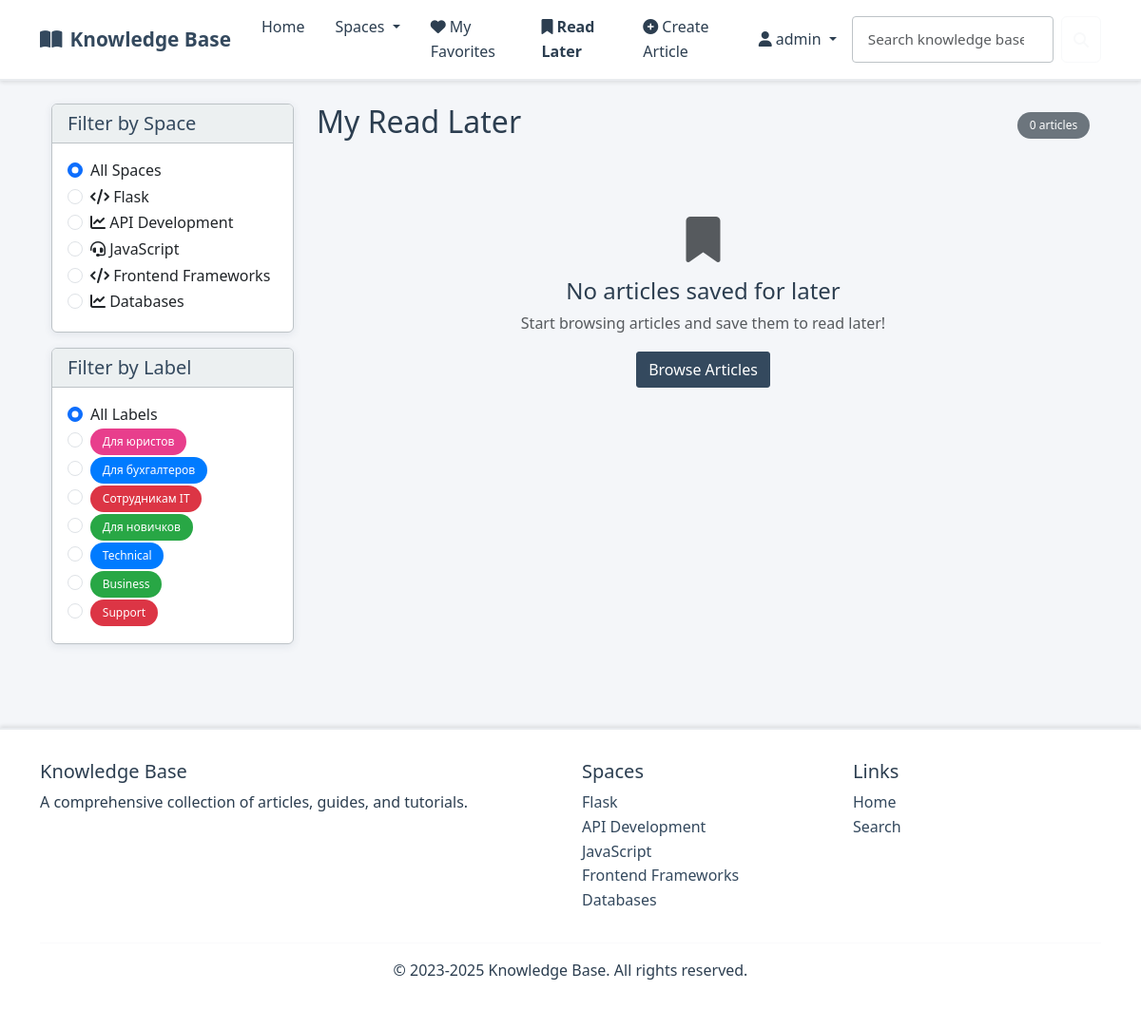
Before: /my-read-later/ (signed in) with the older database file.
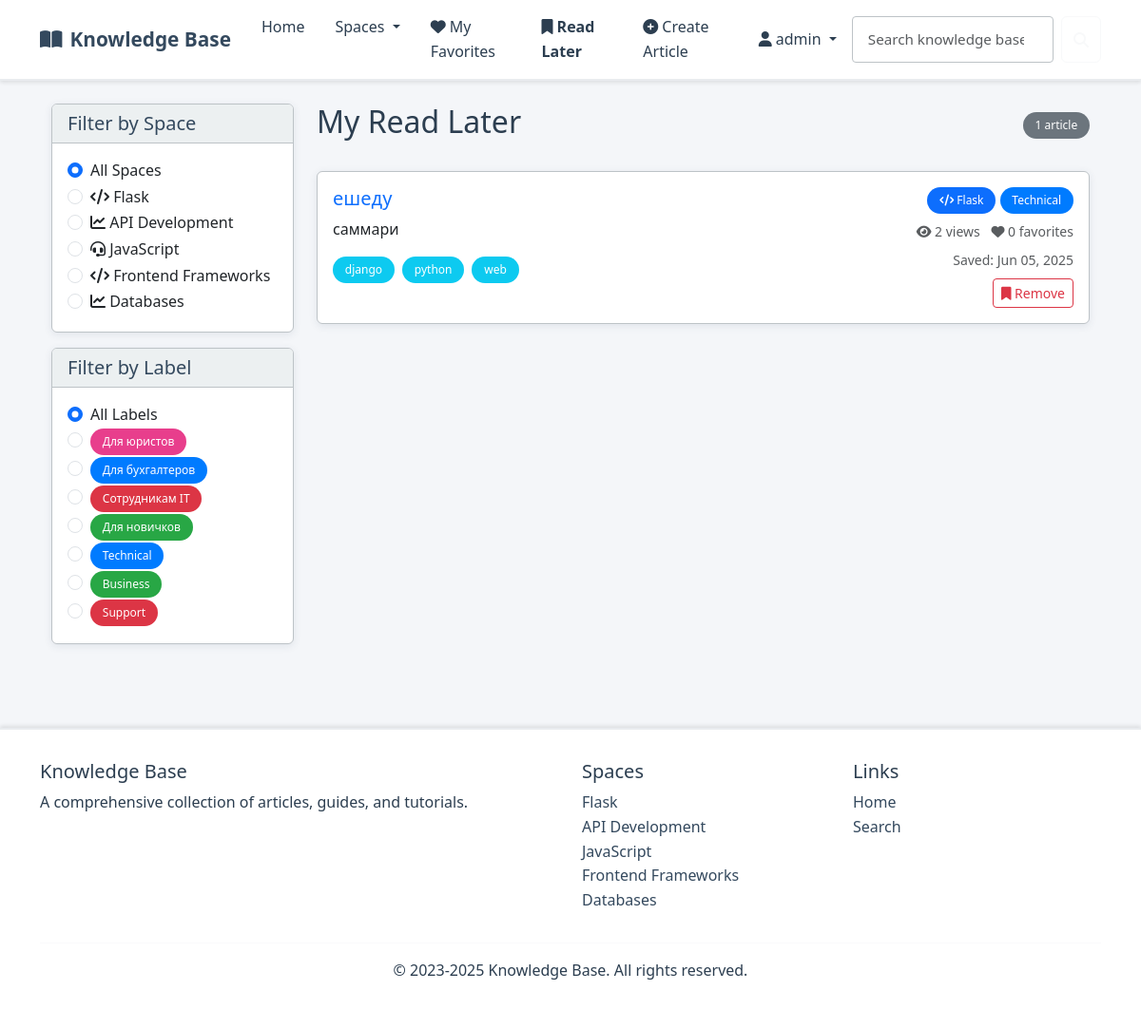
After: the same page with the newer database file.
### kb/models.py (models this page shows, shortened)
class Space(models.Model):
    ICON_CHOICES = [
        ('fas fa-folder', 'Folder'),
        ('fas fa-book', 'Book'),
        ('fas fa-lightbulb', 'Lightbulb'),
        ('fas fa-cog', 'Settings'),
        ('fas fa-rocket', 'Rocket'),
        ('fas fa-star', 'Star'),
        ('fas fa-heart', 'Heart'),
        ('fas fa-trophy', 'Trophy'),
        ('fas fa-graduation-cap', 'Education'),
        ('fas fa-code', 'Code'),
        ('fas fa-database', 'Database'),
        ('fas fa-shield-alt', 'Security'),
        ('fas fa-users', 'Team'),
        ('fas fa-chart-line', 'Analytics'),
        ('fas fa-puzzle-piece', 'Puzzle'),
        ('fas fa-tools', 'Tools'),
        ('fas fa-globe', 'Global'),
        ('fas fa-mobile-alt', 'Mobile'),
        ('fas fa-cloud', 'Cloud'),
        ('fas fa-fire', 'Fire'),
    ]
    name = models.CharField(max_length=100)
    description = models.TextField()
    label = models.ForeignKey(Label, on_delete=models.SET_NULL, null=True, blank=True, related_name='spaces')
    icon = models.CharField(max_length=50, choices=ICON_CHOICES, default='fas fa-folder')
    class Meta:
        verbose_name_plural = "Spaces"

class Label(models.Model):
    COLOR_CHOICES = [
        ('#007bff', 'Blue'),
        ('#28a745', 'Green'),
        ('#dc3545', 'Red'),
        ('#ffc107', 'Yellow'),
        ('#6f42c1', 'Purple'),
        ('#fd7e14', 'Orange'),
        ('#20c997', 'Teal'),
        ('#e83e8c', 'Pink'),
        ('#6c757d', 'Gray'),
        ('#17a2b8', 'Cyan'),
    ]
    name = models.CharField(max_length=50)
    color = models.CharField(max_length=7, choices=COLOR_CHOICES, default='#007bff')
    class Meta:
        verbose_name_plural = "Labels"

class ReadLater(models.Model):
    article = models.ForeignKey(Article, on_delete=models.CASCADE, related_name='read_later')
    user = models.ForeignKey(User, on_delete=models.CASCADE, related_name='read_later_articles')
    created_at = models.DateTimeField(auto_now_add=True)
    class Meta:
        unique_together = ('article', 'user')
        ordering = ['-created_at']
        indexes = [
            models.Index(fields=['user', '-created_at']),
            models.Index(fields=['article', 'user']),
        ]

class Article(models.Model):
    STATUS_CHOICES = [
        ('draft', 'Draft'),
        ('live', 'Live'),
        ('archive', 'Archive'),
    ]
    title = models.CharField(max_length=200)
    summary = models.TextField()
    space = models.ForeignKey(Space, on_delete=models.CASCADE, related_name='articles')
    author = models.ForeignKey(User, on_delete=models.CASCADE, related_name='articles', null=True, blank=True)
    status = models.CharField(max_length=10, choices=STATUS_CHOICES, default='draft')
    tags = models.JSONField(default=list)
    created_at = models.DateField(default=timezone.now)
    updated_at = models.DateField(default=timezone.now)
    def get_favorites_count(self):
        return self.favorites.count()
    def get_view_count(self):
        return self.views.count()

### kb/views.py (the view)
# urls.py: path('my-read-later/', views.my_read_later, name='my_read_later'),
@login_required
def my_read_later(request):
    read_later_articles = ReadLater.objects.filter(user=request.user).select_related('article__space').order_by('-created_at')
    spaces = Space.objects.all()
    labels = Label.objects.all()
    context = {
        'read_later_articles': read_later_articles,
        'spaces': spaces,
        'labels': labels,
    }
    return render(request, 'my_read_later.html', context)

### templates/my_read_later.html (shortened to what this page needs)
{% extends 'layout.html' %}
{% block content %}
<div class="container">
    <div class="row">
        <div class="col-md-3">
            <div class="card">
                <div class="card-header">
                    <h5 class="mb-0">Filter by Space</h5>
                </div>
                <div class="card-body">
                    <div class="form-check">
                        <input class="form-check-input" type="radio" name="spaceFilter" id="all-spaces" value="" checked>
                        <label class="form-check-label" for="all-spaces">
                            All Spaces
                        </label>
                    </div>
                    {% for space in spaces %}
                    <div class="form-check">
                        <input class="form-check-input" type="radio" name="spaceFilter" id="space-{{ space.id }}" value="{{ space.id }}">
                        <label class="form-check-label" for="space-{{ space.id }}">
                            <i class="{{ space.icon }}"></i> {{ space.name }}
                        </label>
                    </div>
                    {% endfor %}
                </div>
            </div>
            <div class="card mt-3">
                <div class="card-header">
                    <h5 class="mb-0">Filter by Label</h5>
                </div>
                <div class="card-body">
                    <div class="form-check">
                        <input class="form-check-input" type="radio" name="labelFilter" id="all-labels" value="" checked>
                        <label class="form-check-label" for="all-labels">
                            All Labels
                        </label>
                    </div>
                    {% for label in labels %}
                    <div class="form-check">
                        <input class="form-check-input" type="radio" name="labelFilter" id="label-{{ label.id }}" value="{{ label.id }}">
                        <label class="form-check-label" for="label-{{ label.id }}">
                            <span class="badge" style="background-color: {{ label.color }};">{{ label.name }}</span>
                        </label>
                    </div>
                    {% endfor %}
                </div>
            </div>
        </div>
        <div class="col-md-9">
            <div class="d-flex justify-content-between align-items-center mb-4">
                <h2>My Read Later</h2>
                <span class="badge bg-secondary">{{ read_later_articles|length }} article{{ read_later_articles|length|pluralize }}</span>
            </div>
            {% if read_later_articles %}
                <div class="row" id="articles-container">
                    {% for read_later in read_later_articles %}
                        <div class="col-12 mb-3 article-item"
                             data-space-id="{{ read_later.article.space.id }}"
                             data-label-id="{% if read_later.article.space.label %}{{ read_later.article.space.label.id }}{% endif %}">
                            <div class="card">
                                <div class="card-body">
                                    <div class="row">
                                        <div class="col-md-8">
                                            <h5 class="card-title">
                                                <a href="{% url 'article_detail' read_later.article.id %}" class="text-decoration-none">
                                                    {{ read_later.article.title }}
                                                </a>
                                            </h5>
                                            <p class="card-text">{{ read_later.article.summary|truncatewords:30 }}</p>
                                            <div class="mb-2">
                                                {% for tag in read_later.article.tags %}
                                                    <span class="badge bg-info me-1">{{ tag }}</span>
                                                {% endfor %}
                                            </div>
                                        </div>
                                        <div class="col-md-4">
                                            <div class="text-end">
                                                <div class="mb-2">
                                                    <span class="badge bg-primary">
                                                        <i class="{{ read_later.article.space.icon }}"></i> {{ read_later.article.space.name }}
                                                    </span>
                                                    {% if read_later.article.space.label %}
                                                        <span class="badge" style="background-color: {{ read_later.article.space.label.color }};">
                                                            {{ read_later.article.space.label.name }}
                                                        </span>
                                                    {% endif %}
                                                </div>
                                                <div class="small text-muted mb-2">
                                                    <i class="fas fa-eye"></i> {{ read_later.article.get_view_count }} views
                                                    <i class="fas fa-heart ms-2"></i> {{ read_later.article.get_favorites_count }} favorites
                                                </div>
                                                <div class="small text-muted">
                                                    Saved: {{ read_later.created_at|date:"M d, Y" }}
                                                </div>
                                                {% if user.is_authenticated %}
                                                <div class="mt-2">
                                                    <button class="btn btn-sm btn-outline-danger toggle-read-later"
                                                            data-article-id="{{ read_later.article.id }}"
                                                            data-bs-toggle="tooltip"
                                                            title="Remove from read later">
                                                        <i class="fas fa-bookmark"></i> Remove
                                                    </button>
                                                </div>
                                                {% endif %}
                                            </div>
                                        </div>
                                    </div>
                                </div>
                            </div>
                        </div>
                    {% endfor %}
                </div>
            {% else %}
                <div class="text-center py-5">
                    <i class="fas fa-bookmark fa-3x text-muted mb-3"></i>
                    <h4>No articles saved for later</h4>
                    <p class="text-muted">Start browsing articles and save them to read later!</p>
                    <a href="{% url 'index' %}" class="btn btn-primary">Browse Articles</a>
                </div>
            {% endif %}
        </div>
    </div>
</div>
{% endblock %}

### templates/layout.html (shortened to what this page needs)
{% load static %}
<!DOCTYPE html>
<html lang="en">
<head>
    <link href="https://cdn.jsdelivr.net/npm/bootstrap@5.3.0/dist/css/bootstrap.min.css" rel="stylesheet">
    <link rel="stylesheet" href="https://cdnjs.cloudflare.com/ajax/libs/font-awesome/6.4.0/css/all.min.css">
    <link rel="stylesheet" href="https://cdnjs.cloudflare.com/ajax/libs/highlight.js/11.7.0/styles/github-dark.min.css">
    <link rel="stylesheet" href="{% static 'css/custom.css' %}">
</head>
<body>
    <nav class="navbar navbar-expand-lg" style="background-color: #ffffff; border-bottom: 2px solid #e9ecef; box-shadow: 0 2px 4px rgba(0,0,0,0.1);">
        <div class="container">
            <a class="navbar-brand" href="{% url 'index' %}">
                <i class="fas fa-book-open me-2"></i>Knowledge Base
            </a>
            <div class="collapse navbar-collapse" id="navbarMain">
                <ul class="navbar-nav me-auto">
                    <li class="nav-item">
                        <a class="nav-link {% if request.path == '/' %}active{% endif %}" href="{% url 'index' %}">Home</a>
                    </li>
                    <li class="nav-item dropdown">
                        <a class="nav-link dropdown-toggle" href="#" id="spacesDropdown" role="button" data-bs-toggle="dropdown" aria-expanded="false">
                            Spaces
                        </a>
                    </li>
                    {% if user.is_authenticated %}
                    <li class="nav-item">
                        <a class="nav-link {% if request.path == '/my-favorites/' %}active{% endif %}" href="{% url 'my_favorites' %}">
                            <i class="fas fa-heart me-1"></i>My Favorites
                        </a>
                    </li>
                    <li class="nav-item">
                        <a class="nav-link {% if request.path == '/my-read-later/' %}active{% endif %}" href="{% url 'my_read_later' %}">
                            <i class="fas fa-bookmark me-1"></i>Read Later
                        </a>
                    </li>
                    <li class="nav-item">
                        <a class="nav-link {% if request.path == '/article/create/' %}active{% endif %}" href="{% url 'create_article' %}">
                            <i class="fas fa-plus-circle me-1"></i>Create Article
                        </a>
                    </li>
                    {% endif %}
                </ul>
                <ul class="navbar-nav ms-auto">
                    {% if user.is_authenticated %}
                    <li class="nav-item dropdown">
                        <a class="nav-link dropdown-toggle" href="#" id="userDropdown" role="button" data-bs-toggle="dropdown" aria-expanded="false">
                            <i class="fas fa-user me-1"></i>{{ user.username }}
                        </a>
                    </li>
                    {% endif %}
                </ul>
                <div class="d-flex position-relative">
                    <form id="searchForm" class="d-flex" action="{% url 'search' %}" method="get">
                        <input id="searchInput" class="form-control me-2" type="search" placeholder="Search knowledge base..." aria-label="Search" name="q">
                        <button class="btn btn-outline-light" type="submit">
                            <i class="fas fa-search"></i>
                        </button>
                    </form>
                </div>
            </div>
        </div>
    </nav>
    <main class="container py-4">
        {% block content %}{% endblock %}
    </main>
    <footer class="footer">
        <div class="container">
            <div class="row">
                <div class="col-md-6">
                    <h5>Knowledge Base</h5>
                    <p>A comprehensive collection of articles, guides, and tutorials.</p>
                </div>
                <div class="col-md-3">
                    <h5>Spaces</h5>
                    <ul class="list-unstyled">
                        {% for space in spaces %}
                        <li><a href="{% url 'space_detail' space_id=space.id %}" class="text-decoration-none" style="color: var(--primary-corporate);">{{ space.name }}</a></li>
                        {% endfor %}
                    </ul>
                </div>
                <div class="col-md-3">
                    <h5>Links</h5>
                    <ul class="list-unstyled">
                        <li><a href="{% url 'index' %}" class="text-decoration-none" style="color: var(--primary-corporate);">Home</a></li>
                        <li><a href="{% url 'search' %}" class="text-decoration-none" style="color: var(--primary-corporate);">Search</a></li>
                    </ul>
                </div>
            </div>
            <hr style="border-color: #e9ecef;">
            <div class="text-center">
                <p>&copy; 2023-2025 Knowledge Base. All rights reserved.</p>
            </div>
        </div>
    </footer>
</body>
</html>

Changed rows visible on the page:
added ReadLater: article "ешеду", article.summary "саммари", tags "django" "python" "web", article.space.name "Flask", article.space.label.name "Technical", article.get_view_count "2", article.get_favorites_count "0", created_at "Jun 05, 2025"
Other visible differences:
{{ read_later_articles|length }}: "0" → "1"
text no longer shown: "No articles saved for later Start browsing articles and save them to read later! Browse Articles"
